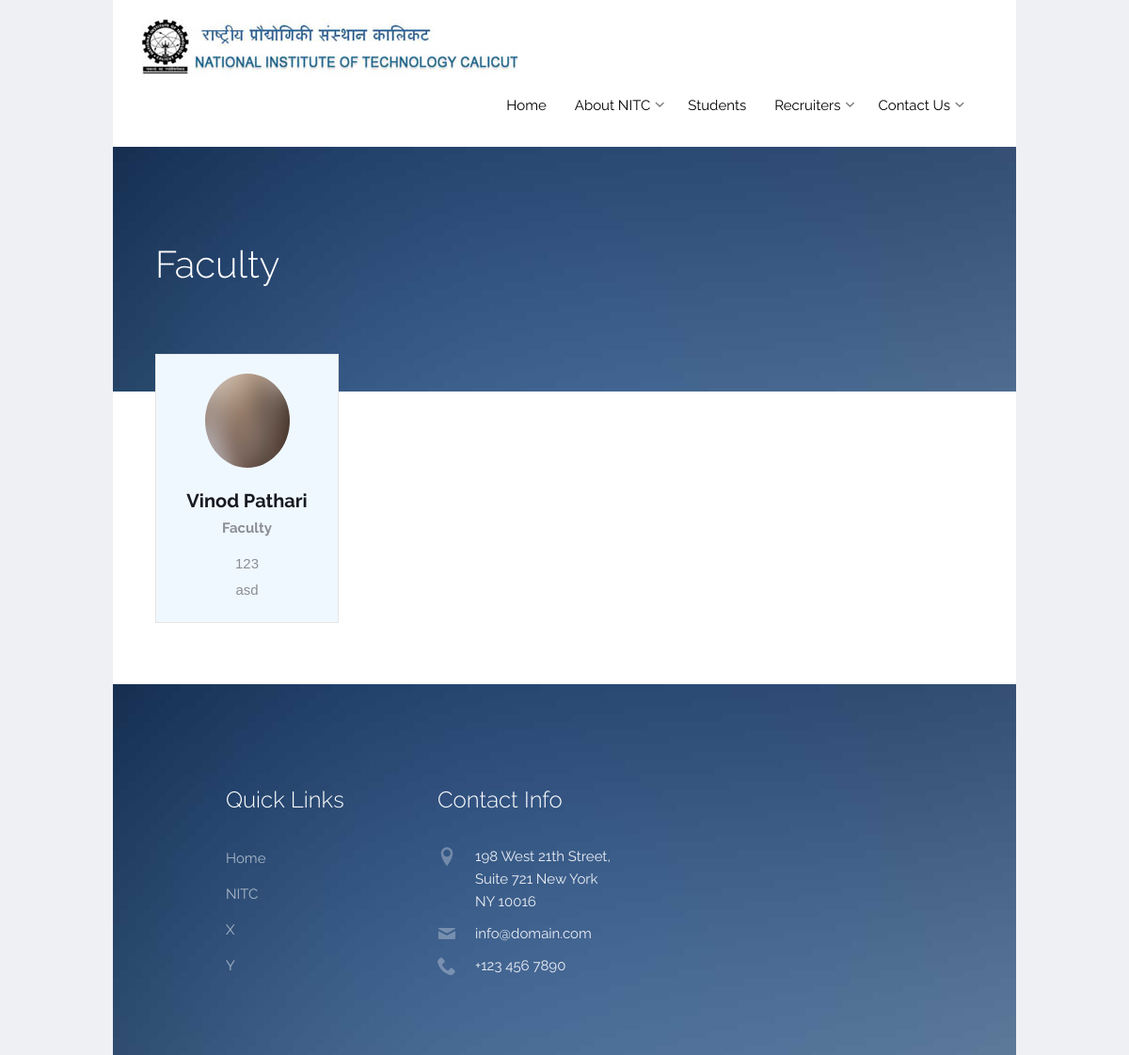
Screenshot of /people with the database file from the repository.
### contactus/models.py (models this page shows, shortened)
class People(models.Model):
    name=models.CharField(max_length=255, blank=False,unique=True,help_text="Name of the person.")
    pic = models.ImageField(upload_to = 'static/img/people/', default = 'static/img/slider_3.jpg')
    alt_text = models.CharField(max_length=255, blank=False,help_text="If image does not load, this will be displayed.")
    phone=models.CharField(max_length=255, blank=False,help_text="Character field")
    email=models.CharField(max_length=255, blank=False)
    CHOICE= (
        ('Faculty', 'Faculty'),
        ('Core Committee', 'Core Committee'),
        ('Placement Representative', 'Placement Rep'),
    )
    display_in_contactus=models.BooleanField(blank=False,null=False)
    role= models.CharField(max_length=255,choices=CHOICE)

### contactus/views.py (the view)
# urls.py: path('people', views.people, name='people'),
def people(request):
    try:
        faculty=People.objects.filter(role='Faculty')
        fac_count=faculty.count()
        core = People.objects.filter(role='Core Committee')
        core_count = core.count()
        rep = People.objects.filter(role='Placement Representative')
        rep_count = rep.count()
    except:
        return render(request, 'fail.html')
    return render(request, 'people.html',locals())

### contactus/templates/people.html (shortened to what this page needs)
{% extends "layout.html" %}
{% load static %}
{% block body %}
    {% if fac_count != 0  %}
         <section class="probootstrap-section probootstrap-section-colored"  style="background-image: url({% static 'img/slider_2.jpg' %}) !important">
            <div class="container">
              <div class="row">
                <div class="col-md-12 text-left section-heading probootstrap-animate" style="margin-bottom:40px;"   >
                  <h2>Faculty</h2>
                </div>
              </div>
            </div>
          </section>
          <section class="probootstrap-section" style="margin-top:-3em;padding-top:5px">
            <div class="container">
              <div class="row">
                  {% for fac in faculty %}
                    <div class="col-md-3 col-sm-6">
                      <div class="probootstrap-teacher text-center probootstrap-animate">
                        <figure class="media">
                          <img src="{{ fac.pic.url }}" alt="{{ fac.alt_text }}" class="img-responsive">
                        </figure>
                        <div class="text">
                          <h3 style="font-family: Raleway, Arial, sans-serif;font-weight: bolder">{{ fac.name }}</h3>
                          <p style="font-family: Raleway, Arial, sans-serif;margin-bottom:10px;font-weight: bold">{{ fac.role }}</p>
                          <p style="font-family:  Menlo, sans-serif;margin-bottom:0px;">{{ fac.phone }}</p>
                          <p style="font-family:  Menlo, sans-serif;margin-bottom:0px;">{{ fac.email }}</p>
                        </div>
                      </div>
                    </div>
                  {% endfor %}
            </div>
          </section>
    {% endif %}
{% endblock %}

### static/css/custom.css (style rules this page uses)
.probootstrap-teacher .media img { height:100px; }

### rows the page displays
People: pic (picture), name "Vinod Pathari", role "Faculty", phone "123", email "asd"
